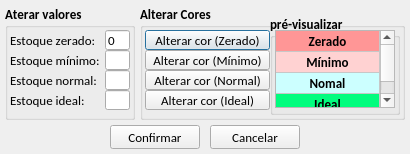
<?xml version="1.0" encoding="UTF-8"?>
<ui version="4.0">
 <class>tela_configurar_legenda_estoque</class>
 <widget class="QDialog" name="tela_configurar_legenda_estoque">
  <property name="geometry">
   <rect>
    <x>0</x>
    <y>0</y>
    <width>410</width>
    <height>154</height>
   </rect>
  </property>
  <property name="minimumSize">
   <size>
    <width>410</width>
    <height>154</height>
   </size>
  </property>
  <property name="maximumSize">
   <size>
    <width>410</width>
    <height>154</height>
   </size>
  </property>
  <property name="windowTitle">
   <string>Configurar Legenda</string>
  </property>
  <property name="modal">
   <bool>true</bool>
  </property>
  <widget class="QGroupBox" name="alterar_valores">
   <property name="geometry">
    <rect>
     <x>5</x>
     <y>5</y>
     <width>130</width>
     <height>115</height>
    </rect>
   </property>
   <property name="font">
    <font>
     <family>Calibri</family>
     <pointsize>10</pointsize>
     <weight>75</weight>
     <bold>true</bold>
     <kerning>false</kerning>
    </font>
   </property>
   <property name="title">
    <string>Aterar valores</string>
   </property>
   <widget class="QLineEdit" name="le_ideal">
    <property name="geometry">
     <rect>
      <x>100</x>
      <y>85</y>
      <width>25</width>
      <height>20</height>
     </rect>
    </property>
    <property name="font">
     <font>
      <weight>50</weight>
      <bold>false</bold>
     </font>
    </property>
    <property name="inputMask">
     <string>000; </string>
    </property>
    <property name="text">
     <string/>
    </property>
    <property name="readOnly">
     <bool>true</bool>
    </property>
   </widget>
   <widget class="QLineEdit" name="le_zerado">
    <property name="geometry">
     <rect>
      <x>100</x>
      <y>25</y>
      <width>25</width>
      <height>20</height>
     </rect>
    </property>
    <property name="font">
     <font>
      <weight>50</weight>
      <bold>false</bold>
     </font>
    </property>
    <property name="inputMask">
     <string>000; </string>
    </property>
    <property name="text">
     <string>0</string>
    </property>
    <property name="readOnly">
     <bool>true</bool>
    </property>
   </widget>
   <widget class="QLabel" name="lb_zerado">
    <property name="geometry">
     <rect>
      <x>5</x>
      <y>25</y>
      <width>87</width>
      <height>20</height>
     </rect>
    </property>
    <property name="font">
     <font>
      <family>Calibri</family>
      <pointsize>10</pointsize>
      <weight>50</weight>
      <bold>false</bold>
     </font>
    </property>
    <property name="text">
     <string>Estoque zerado:</string>
    </property>
   </widget>
   <widget class="QLineEdit" name="le_normal">
    <property name="geometry">
     <rect>
      <x>100</x>
      <y>65</y>
      <width>25</width>
      <height>20</height>
     </rect>
    </property>
    <property name="font">
     <font>
      <weight>50</weight>
      <bold>false</bold>
     </font>
    </property>
    <property name="inputMask">
     <string>000; </string>
    </property>
    <property name="text">
     <string/>
    </property>
   </widget>
   <widget class="QLabel" name="lb_minimo">
    <property name="geometry">
     <rect>
      <x>5</x>
      <y>45</y>
      <width>91</width>
      <height>20</height>
     </rect>
    </property>
    <property name="font">
     <font>
      <family>Calibri</family>
      <pointsize>10</pointsize>
      <weight>50</weight>
      <bold>false</bold>
     </font>
    </property>
    <property name="text">
     <string>Estoque mínimo:</string>
    </property>
   </widget>
   <widget class="QLabel" name="lb_normal">
    <property name="geometry">
     <rect>
      <x>5</x>
      <y>65</y>
      <width>90</width>
      <height>20</height>
     </rect>
    </property>
    <property name="font">
     <font>
      <family>Calibri</family>
      <pointsize>10</pointsize>
      <weight>50</weight>
      <bold>false</bold>
     </font>
    </property>
    <property name="text">
     <string>Estoque normal:</string>
    </property>
   </widget>
   <widget class="QLabel" name="lb_ideal">
    <property name="geometry">
     <rect>
      <x>5</x>
      <y>85</y>
      <width>78</width>
      <height>20</height>
     </rect>
    </property>
    <property name="font">
     <font>
      <family>Calibri</family>
      <pointsize>10</pointsize>
      <weight>50</weight>
      <bold>false</bold>
     </font>
    </property>
    <property name="text">
     <string>Estoque ideal:</string>
    </property>
   </widget>
   <widget class="QLineEdit" name="le_minimo">
    <property name="geometry">
     <rect>
      <x>100</x>
      <y>45</y>
      <width>25</width>
      <height>20</height>
     </rect>
    </property>
    <property name="font">
     <font>
      <weight>50</weight>
      <bold>false</bold>
     </font>
    </property>
    <property name="inputMask">
     <string>000; </string>
    </property>
    <property name="text">
     <string/>
    </property>
   </widget>
  </widget>
  <widget class="QGroupBox" name="Alterar_cor">
   <property name="geometry">
    <rect>
     <x>140</x>
     <y>5</y>
     <width>265</width>
     <height>115</height>
    </rect>
   </property>
   <property name="font">
    <font>
     <family>Calibri</family>
     <pointsize>10</pointsize>
     <weight>75</weight>
     <bold>true</bold>
     <kerning>false</kerning>
    </font>
   </property>
   <property name="title">
    <string>Alterar Cores</string>
   </property>
   <widget class="QPushButton" name="btn_alterar_cor_zerado">
    <property name="geometry">
     <rect>
      <x>5</x>
      <y>25</y>
      <width>125</width>
      <height>20</height>
     </rect>
    </property>
    <property name="font">
     <font>
      <weight>50</weight>
      <bold>false</bold>
     </font>
    </property>
    <property name="text">
     <string>Alterar cor (Zerado)</string>
    </property>
   </widget>
   <widget class="QPushButton" name="btn_alterar_cor_normal">
    <property name="geometry">
     <rect>
      <x>5</x>
      <y>65</y>
      <width>125</width>
      <height>20</height>
     </rect>
    </property>
    <property name="font">
     <font>
      <weight>50</weight>
      <bold>false</bold>
     </font>
    </property>
    <property name="text">
     <string>Alterar cor (Normal)</string>
    </property>
   </widget>
   <widget class="QPushButton" name="btn_alterar_cor_ideal">
    <property name="geometry">
     <rect>
      <x>5</x>
      <y>85</y>
      <width>125</width>
      <height>20</height>
     </rect>
    </property>
    <property name="font">
     <font>
      <weight>50</weight>
      <bold>false</bold>
     </font>
    </property>
    <property name="text">
     <string>Alterar cor (Ideal)</string>
    </property>
   </widget>
   <widget class="QPushButton" name="btn_alterar_cor_minimo">
    <property name="geometry">
     <rect>
      <x>5</x>
      <y>45</y>
      <width>125</width>
      <height>20</height>
     </rect>
    </property>
    <property name="font">
     <font>
      <weight>50</weight>
      <bold>false</bold>
     </font>
    </property>
    <property name="text">
     <string>Alterar cor (Mínimo)</string>
    </property>
   </widget>
   <widget class="QGroupBox" name="Pre_visualizar">
    <property name="geometry">
     <rect>
      <x>130</x>
      <y>10</y>
      <width>130</width>
      <height>100</height>
     </rect>
    </property>
    <property name="title">
     <string>pré-visualizar</string>
    </property>
    <widget class="QTableWidget" name="tw_legenda">
     <property name="geometry">
      <rect>
       <x>5</x>
       <y>15</y>
       <width>120</width>
       <height>78</height>
      </rect>
     </property>
     <property name="maximumSize">
      <size>
       <width>120</width>
       <height>80</height>
      </size>
     </property>
     <property name="font">
      <font>
       <family>Calibri</family>
       <weight>75</weight>
       <bold>true</bold>
      </font>
     </property>
     <property name="autoScroll">
      <bool>false</bool>
     </property>
     <property name="tabKeyNavigation">
      <bool>false</bool>
     </property>
     <property name="showDropIndicator" stdset="0">
      <bool>false</bool>
     </property>
     <property name="dragDropOverwriteMode">
      <bool>false</bool>
     </property>
     <property name="selectionMode">
      <enum>QAbstractItemView::NoSelection</enum>
     </property>
     <property name="rowCount">
      <number>4</number>
     </property>
     <property name="columnCount">
      <number>1</number>
     </property>
     <attribute name="horizontalHeaderVisible">
      <bool>false</bool>
     </attribute>
     <attribute name="horizontalHeaderHighlightSections">
      <bool>true</bool>
     </attribute>
     <attribute name="horizontalHeaderStretchLastSection">
      <bool>true</bool>
     </attribute>
     <attribute name="verticalHeaderVisible">
      <bool>false</bool>
     </attribute>
     <attribute name="verticalHeaderDefaultSectionSize">
      <number>19</number>
     </attribute>
     <attribute name="verticalHeaderStretchLastSection">
      <bool>true</bool>
     </attribute>
     <row/>
     <row/>
     <row/>
     <row/>
     <column/>
     <item row="0" column="0">
      <property name="text">
       <string>Zerado</string>
      </property>
      <property name="font">
       <font>
        <family>Calibri</family>
        <pointsize>10</pointsize>
        <kerning>false</kerning>
       </font>
      </property>
      <property name="textAlignment">
       <set>AlignHCenter|AlignVCenter|AlignCenter</set>
      </property>
      <property name="background">
       <brush brushstyle="SolidPattern">
        <color alpha="255">
         <red>255</red>
         <green>150</green>
         <blue>150</blue>
        </color>
       </brush>
      </property>
      <property name="foreground">
       <brush brushstyle="NoBrush">
        <color alpha="255">
         <red>0</red>
         <green>0</green>
         <blue>0</blue>
        </color>
       </brush>
      </property>
     </item>
     <item row="1" column="0">
      <property name="text">
       <string>Mínimo</string>
      </property>
      <property name="font">
       <font>
        <family>Calibri</family>
        <pointsize>10</pointsize>
        <kerning>false</kerning>
       </font>
      </property>
      <property name="textAlignment">
       <set>AlignHCenter|AlignVCenter|AlignCenter</set>
      </property>
      <property name="background">
       <brush brushstyle="SolidPattern">
        <color alpha="255">
         <red>255</red>
         <green>210</green>
         <blue>210</blue>
        </color>
       </brush>
      </property>
     </item>
     <item row="2" column="0">
      <property name="text">
       <string>Nomal</string>
      </property>
      <property name="font">
       <font>
        <family>Calibri</family>
        <pointsize>10</pointsize>
        <kerning>false</kerning>
       </font>
      </property>
      <property name="textAlignment">
       <set>AlignHCenter|AlignVCenter|AlignCenter</set>
      </property>
      <property name="background">
       <brush brushstyle="SolidPattern">
        <color alpha="255">
         <red>204</red>
         <green>255</green>
         <blue>255</blue>
        </color>
       </brush>
      </property>
     </item>
     <item row="3" column="0">
      <property name="text">
       <string>Ideal</string>
      </property>
      <property name="font">
       <font>
        <family>Calibri</family>
        <pointsize>10</pointsize>
        <kerning>false</kerning>
       </font>
      </property>
      <property name="textAlignment">
       <set>AlignHCenter|AlignVCenter|AlignCenter</set>
      </property>
      <property name="background">
       <brush brushstyle="SolidPattern">
        <color alpha="255">
         <red>0</red>
         <green>253</green>
         <blue>126</blue>
        </color>
       </brush>
      </property>
     </item>
    </widget>
   </widget>
  </widget>
  <widget class="QPushButton" name="btn_confirmar">
   <property name="geometry">
    <rect>
     <x>110</x>
     <y>125</y>
     <width>90</width>
     <height>24</height>
    </rect>
   </property>
   <property name="minimumSize">
    <size>
     <width>0</width>
     <height>24</height>
    </size>
   </property>
   <property name="maximumSize">
    <size>
     <width>90</width>
     <height>24</height>
    </size>
   </property>
   <property name="font">
    <font>
     <family>Calibri</family>
     <pointsize>10</pointsize>
    </font>
   </property>
   <property name="text">
    <string>Confirmar</string>
   </property>
   <property name="icon">
    <iconset resource="imagens.qrc">
     <normaloff>:/img/img/1345902916_camera_test.png</normaloff>:/img/img/1345902916_camera_test.png</iconset>
   </property>
   <property name="iconSize">
    <size>
     <width>20</width>
     <height>20</height>
    </size>
   </property>
  </widget>
  <widget class="QPushButton" name="btn_cancelar">
   <property name="geometry">
    <rect>
     <x>210</x>
     <y>125</y>
     <width>90</width>
     <height>24</height>
    </rect>
   </property>
   <property name="minimumSize">
    <size>
     <width>0</width>
     <height>24</height>
    </size>
   </property>
   <property name="maximumSize">
    <size>
     <width>90</width>
     <height>24</height>
    </size>
   </property>
   <property name="font">
    <font>
     <family>Calibri</family>
     <pointsize>10</pointsize>
    </font>
   </property>
   <property name="text">
    <string>Cancelar</string>
   </property>
   <property name="icon">
    <iconset resource="imagens.qrc">
     <normaloff>:/img/img/1345902747_button_cancel.png</normaloff>:/img/img/1345902747_button_cancel.png</iconset>
   </property>
   <property name="iconSize">
    <size>
     <width>18</width>
     <height>18</height>
    </size>
   </property>
  </widget>
 </widget>
 <tabstops>
  <tabstop>le_zerado</tabstop>
  <tabstop>le_minimo</tabstop>
  <tabstop>le_normal</tabstop>
  <tabstop>le_ideal</tabstop>
  <tabstop>btn_alterar_cor_zerado</tabstop>
  <tabstop>btn_alterar_cor_minimo</tabstop>
  <tabstop>btn_alterar_cor_normal</tabstop>
  <tabstop>btn_alterar_cor_ideal</tabstop>
  <tabstop>btn_confirmar</tabstop>
  <tabstop>btn_cancelar</tabstop>
 </tabstops>
 <resources>
  <include location="imagens.qrc"/>
 </resources>
 <connections/>
</ui>
